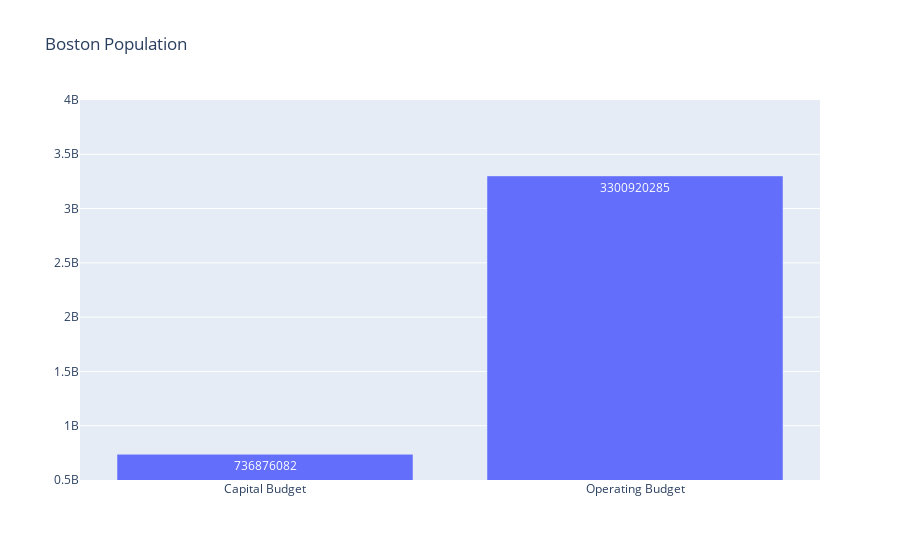

Here is the notebook cell this chart was saved with:
### Code cell
x_values = ['Capital Budget', 'Operating Budget']
y_values = [736876082, 3300920285]

# Create the figure with the new x and y values
fig = go.Figure(
    data=[go.Bar(x=x_values, y=y_values,text=y_values,  # Set the bar texts with the y values
            textposition='auto',)],
    layout_title_text="Boston Population"
)
fig.update_layout(
    yaxis=dict(
        range=[500000000, 4000000000]  # Set the range [min, max]
    )
)
# Show the figure
fig.show()

### Figure 1 — Plotly figure (JSON) as saved in the notebook; plotly's stock layout.template omitted (floating-point values rounded to 4 significant figures)
{"data": [{"text": ["736876082", "3300920285"], "textposition": "auto", "type": "bar", "x": ["Capital Budget", "Operating Budget"], "y": [736876082, 3300920285]}], "layout": {"title": {"text": "Boston Population"}, "yaxis": {"range": [500000000, 4000000000]}}}
